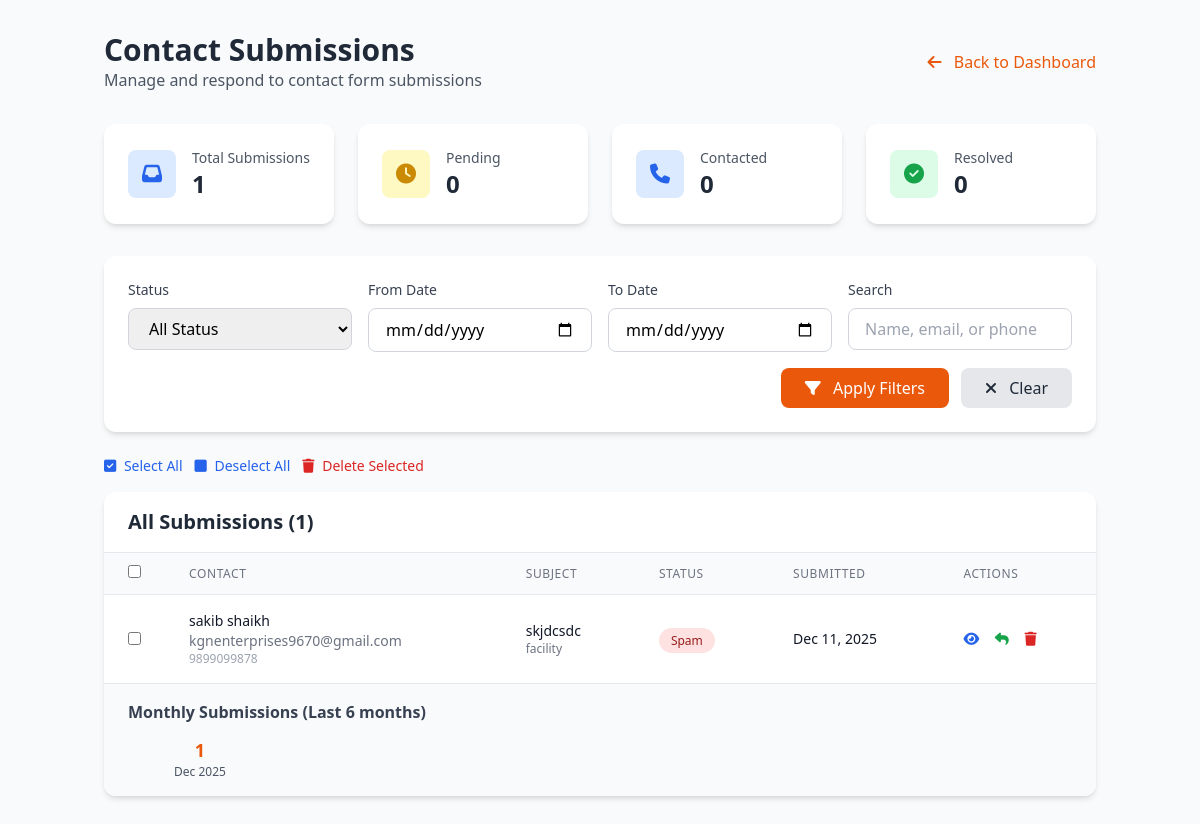
Page /admin/modules/contacts.php (signed in) on the committed database.
### tables this page shows
CREATE TABLE `contact_submissions` (
  `id` int(11) NOT NULL,
  `name` varchar(200) NOT NULL,
  `email` varchar(200) NOT NULL,
  `phone` varchar(20) NOT NULL,
  `subject` varchar(200) DEFAULT NULL,
  `message` text NOT NULL,
  `service_type` varchar(100) DEFAULT NULL,
  `source` varchar(100) DEFAULT 'direct',
  `status` enum('pending','contacted','resolved','spam') DEFAULT 'pending',
  `submitted_at` timestamp NOT NULL DEFAULT current_timestamp(),
  `notes` text DEFAULT NULL
);

### admin/modules/contacts.php (the view, shortened to what the rows shown need)
<?php
$database = new Database();
$db = $database->getConnection();
$status_filter = $_GET['status'] ?? 'all';
$date_from = $_GET['date_from'] ?? '';
$date_to = $_GET['date_to'] ?? '';
$search = $_GET['search'] ?? '';
$query = "SELECT * FROM contact_submissions WHERE 1=1";
$params = [];
$query .= " ORDER BY
            CASE WHEN status = 'pending' THEN 0
                 WHEN status = 'contacted' THEN 1
                 WHEN status = 'resolved' THEN 2
                 ELSE 3 END,
            submitted_at DESC";
$contacts = [];
try {
    $stmt = $db->prepare($query);
    $stmt->execute($params);
    $contacts = $stmt->fetchAll(PDO::FETCH_ASSOC);
} catch(PDOException $e) {
    $error = "Error fetching contacts: " . $e->getMessage();
}
$view_contact = null;
?>
<!DOCTYPE html>
<html lang="en">
<head>
    <script src="https://cdn.tailwindcss.com"></script>
    <link rel="stylesheet" href="https://cdnjs.cloudflare.com/ajax/libs/font-awesome/6.4.0/css/all.min.css">
</head>
<body class="bg-gray-50">
    <div class="container mx-auto px-4 py-8">
        <div class="max-w-7xl mx-auto">
            <div class="flex justify-between items-center mb-8">
                <div>
                    <h1 class="text-3xl font-bold text-gray-800">Contact Submissions</h1>
                </div>
            </div>
            <?php if ($view_contact): ?>
            <div class="bg-white rounded-xl shadow-md p-6 mb-8">
                <div class="flex justify-between items-start mb-6">
                    <div>
                        <h2 class="text-2xl font-bold text-gray-800">Contact Details</h2>
                        <p class="text-gray-600">Submitted on <?php echo date('F j, Y g:i A', strtotime($view_contact['submitted_at'])); ?></p>
                    </div>
                    <a href="contacts.php" class="text-gray-600 hover:text-gray-800">
                        <i class="fas fa-times"></i>
                    </a>
                </div>
                <div class="grid grid-cols-1 md:grid-cols-2 gap-6">
                    <div>
                        <h3 class="font-bold text-gray-700 mb-4">Contact Information</h3>
                        <div class="space-y-4">
                            <div>
                                <label class="text-sm text-gray-500">Full Name</label>
                                <p class="font-medium text-lg"><?php echo htmlspecialchars($view_contact['name']); ?></p>
                            </div>
                            <div class="grid grid-cols-2 gap-4">
                                <div>
                                    <label class="text-sm text-gray-500">Email</label>
                                    <p class="font-medium">
                                        <a href="mailto:<?php echo htmlspecialchars($view_contact['email']); ?>"
                                           class="text-blue-600 hover:underline">
                                            <?php echo htmlspecialchars($view_contact['email']); ?>
                                        </a>
                                    </p>
                                </div>
                                <div>
                                    <label class="text-sm text-gray-500">Phone</label>
                                    <p class="font-medium">
                                        <a href="tel:<?php echo htmlspecialchars($view_contact['phone']); ?>"
                                           class="text-blue-600 hover:underline">
                                            <?php echo htmlspecialchars($view_contact['phone']); ?>
                                        </a>
                                    </p>
                                </div>
                            </div>
                            <div>
                                <label class="text-sm text-gray-500">Subject</label>
                                <p class="font-medium"><?php echo htmlspecialchars($view_contact['subject'] ?? 'No subject'); ?></p>
                            </div>
                            <?php if ($view_contact['service_type']): ?>
                            <div>
                                <label class="text-sm text-gray-500">Service Type</label>
                                <p class="font-medium"><?php echo htmlspecialchars($view_contact['service_type']); ?></p>
                            </div>
                            <?php endif; ?>
                            <?php if ($view_contact['source']): ?>
                            <div>
                                <label class="text-sm text-gray-500">Source</label>
                                <p class="font-medium">
                                    <span class="px-2 py-1 text-xs font-medium rounded-full bg-gray-100 text-gray-800">
                                        <?php echo htmlspecialchars($view_contact['source']); ?>
                                    </span>
                                </p>
                            </div>
                            <?php endif; ?>
                        </div>
                    </div>
                    <div>
                        <h3 class="font-bold text-gray-700 mb-4">Message</h3>
                        <div class="bg-gray-50 rounded-lg p-4 mb-6">
                            <p class="text-gray-700 whitespace-pre-line"><?php echo htmlspecialchars($view_contact['message']); ?></p>
                        </div>
                        <form method="POST" action="">
                            <input type="hidden" name="csrf_token" value="<?php echo $_SESSION['csrf_token']; ?>">
                            <input type="hidden" name="action" value="update_status">
                            <input type="hidden" name="id" value="<?php echo $view_contact['id']; ?>">
                            <h4 class="font-bold text-gray-700 mb-3">Update Status</h4>
                            <div class="space-y-3">
                                <div>
                                    <select name="status" required
                                            class="w-full px-4 py-2 border border-gray-300 rounded-lg focus:outline-none focus:ring-2 focus:ring-orange-500">
                                        <option value="pending" <?php echo $view_contact['status'] == 'pending' ? 'selected' : ''; ?>>Pending</option>
                                        <option value="contacted" <?php echo $view_contact['status'] == 'contacted' ? 'selected' : ''; ?>>Contacted</option>
                                        <option value="resolved" <?php echo $view_contact['status'] == 'resolved' ? 'selected' : ''; ?>>Resolved</option>
                                        <option value="spam" <?php echo $view_contact['status'] == 'spam' ? 'selected' : ''; ?>>Spam</option>
                                    </select>
                                </div>
                                <div>
                                    <textarea name="notes"
                                              rows="3"
                                              placeholder="Add notes (optional)"
                                              class="w-full px-4 py-2 border border-gray-300 rounded-lg focus:outline-none focus:ring-2 focus:ring-orange-500"><?php echo htmlspecialchars($view_contact['notes'] ?? ''); ?></textarea>
                                </div>
                                <div class="flex space-x-3">
                                    <button type="submit"
                                            class="flex-1 bg-orange-600 hover:bg-orange-700 text-white py-2 px-4 rounded-lg font-medium">
                                        Update Status
                                    </button>
                                    <a href="mailto:<?php echo htmlspecialchars($view_contact['email']); ?>?subject=Re: <?php echo urlencode($view_contact['subject'] ?? 'Your Inquiry'); ?>"
                                       class="flex-1 bg-blue-600 hover:bg-blue-700 text-white py-2 px-4 rounded-lg font-medium text-center">
                                        <i class="fas fa-reply mr-2"></i> Reply
                                    </a>
                                </div>
                            </div>
                        </form>
                    </div>
                </div>
            </div>
            <?php else: ?>
            <div class="bg-white rounded-xl shadow-md overflow-hidden">
                <div class="px-6 py-4 border-b border-gray-200">
                    <h2 class="text-xl font-bold text-gray-800">All Submissions (<?php echo count($contacts); ?>)</h2>
                </div>
                <div class="overflow-x-auto">
                    <table class="min-w-full divide-y divide-gray-200">
                        <thead class="bg-gray-50">
                            <tr>
                                <th class="px-6 py-3 text-left text-xs font-medium text-gray-500 uppercase tracking-wider w-8">
                                    <input type="checkbox" id="selectAll" class="rounded">
                                </th>
                                <th class="px-6 py-3 text-left text-xs font-medium text-gray-500 uppercase tracking-wider">Contact</th>
                                <th class="px-6 py-3 text-left text-xs font-medium text-gray-500 uppercase tracking-wider">Subject</th>
                                <th class="px-6 py-3 text-left text-xs font-medium text-gray-500 uppercase tracking-wider">Status</th>
                                <th class="px-6 py-3 text-left text-xs font-medium text-gray-500 uppercase tracking-wider">Submitted</th>
                                <th class="px-6 py-3 text-left text-xs font-medium text-gray-500 uppercase tracking-wider">Actions</th>
                            </tr>
                        </thead>
                        <tbody class="bg-white divide-y divide-gray-200">
                            <?php if (empty($contacts)): ?>
                            <tr>
                                <td colspan="6" class="px-6 py-8 text-center text-gray-500">
                                    <i class="fas fa-inbox text-3xl mb-3 text-gray-300"></i>
                                    <p class="font-medium">No contact submissions found</p>
                                    <?php if ($status_filter != 'all' || $date_from || $date_to || $search): ?>
                                    <p class="text-sm mt-1">Try adjusting your filters</p>
                                    <?php endif; ?>
                                </td>
                            </tr>
                            <?php else: ?>
                                <?php foreach ($contacts as $contact): ?>
                                <tr class="hover:bg-gray-50">
                                    <td class="px-6 py-4">
                                        <input type="checkbox"
                                               name="contact_ids[]"
                                               value="<?php echo $contact['id']; ?>"
                                               class="contact-checkbox rounded">
                                    </td>
                                    <td class="px-6 py-4">
                                        <div>
                                            <div class="text-sm font-medium text-gray-900"><?php echo htmlspecialchars($contact['name']); ?></div>
                                            <div class="text-sm text-gray-500"><?php echo htmlspecialchars($contact['email']); ?></div>
                                            <div class="text-xs text-gray-400"><?php echo htmlspecialchars($contact['phone']); ?></div>
                                        </div>
                                    </td>
                                    <td class="px-6 py-4">
                                        <div class="text-sm text-gray-900"><?php echo htmlspecialchars($contact['subject'] ?: 'No subject'); ?></div>
                                        <?php if ($contact['service_type']): ?>
                                        <div class="text-xs text-gray-500"><?php echo htmlspecialchars($contact['service_type']); ?></div>
                                        <?php endif; ?>
                                    </td>
                                    <td class="px-6 py-4">
                                        <?php
                                        $status_colors = [
                                            'pending' => 'bg-yellow-100 text-yellow-800',
                                            'contacted' => 'bg-blue-100 text-blue-800',
                                            'resolved' => 'bg-green-100 text-green-800',
                                            'spam' => 'bg-red-100 text-red-800'
                                        ];
                                        $status_class = $status_colors[$contact['status']] ?? 'bg-gray-100 text-gray-800';
                                        ?>
                                        <span class="px-3 py-1 text-xs font-medium rounded-full <?php echo $status_class; ?>">
                                            <?php echo ucfirst($contact['status']); ?>
                                        </span>
                                    </td>
                                    <td class="px-6 py-4 text-sm text-gray-900">
                                        <?php echo date('M d, Y', strtotime($contact['submitted_at'])); ?>
                                    </td>
                                    <td class="px-6 py-4 text-sm font-medium">
                                        <a href="contacts.php?view=<?php echo $contact['id']; ?>"
                                           class="text-blue-600 hover:text-blue-900 mr-3">
                                            <i class="fas fa-eye"></i>
                                        </a>
                                        <a href="mailto:<?php echo htmlspecialchars($contact['email']); ?>?subject=Re: <?php echo urlencode($contact['subject'] ?: 'Your Inquiry'); ?>"
                                           class="text-green-600 hover:text-green-900 mr-3">
                                            <i class="fas fa-reply"></i>
                                        </a>
                                        <form method="POST" action="" class="inline" onsubmit="return confirm('Delete this contact?');">
                                            <button type="submit" class="text-red-600 hover:text-red-900">
                                                <i class="fas fa-trash"></i>
                                            </button>
                                        </form>
                                    </td>
                                </tr>
                                <?php endforeach; ?>
                            <?php endif; ?>
                        </tbody>
                    </table>
                </div>
            </div>
            <?php endif; ?>
        </div>
    </div>
</body>
</html>

### rows in the picture
contact_submissions: name "sakib shaikh", email "kgnenterprises9670@gmail.com", phone "9899099878", subject "skjdcsdc", service_type "facility", status "Spam", submitted_at "Dec 11, 2025"

### other values in the picture
$stats['total'] "1"
$stats['pending'] "0"
$stats['contacted'] "0"
$stats['resolved'] "0"
count($contacts) "1"
$month['count'] "1"
date('M Y', strtotime($month['month'] . '-01')) "Dec 2025"
